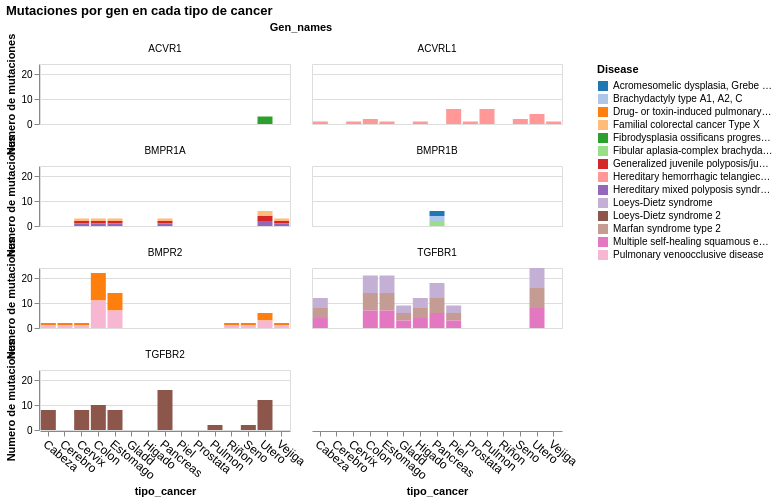

The cell this chart's notebook holds for it:
### Code cell
alt.Chart(df_cross_variations
).transform_aggregate(
    unique_aa_mutation='distinct(aa_mutation)',
    groupby=['Gen_names','tipo_cancer', 'aa_mutation', 'Disease']
).mark_bar().encode(
    x=alt.X('tipo_cancer',axis=alt.Axis(
              labelAngle=40, labelFontSize=12)),
    y=alt.Y('count(unique_aa_mutation):Q').title('Numero de mutaciones'),
    facet=alt.Facet('Gen_names').columns(2),
    color=alt.Color('Disease', scale=alt.Scale(scheme='category20')),
    tooltip=['Gen_names', 'tipo_cancer', 'count(unique_aa_mutation):Q','Disease']
).properties(
    title='Mutaciones por gen en cada tipo de cancer',
    width=250,
    height=60
)

### Figure 1 — Vega-Lite specification as saved in the notebook (floating-point values rounded to 4 significant figures; data arrays with more than 128 entries replaced by an {"elided": "..."} marker saying what was removed)
{"config": {"view": {"continuousWidth": 300, "continuousHeight": 300}}, "data": {"name": "data-fe4ebe6da531f1fe67d98fb4cfdd84f9"}, "mark": {"type": "bar"}, "encoding": {"color": {"field": "Disease", "scale": {"scheme": "category20"}, "type": "nominal"}, "facet": {"columns": 2, "field": "Gen_names", "type": "nominal"}, "tooltip": [{"field": "Gen_names", "type": "nominal"}, {"field": "tipo_cancer", "type": "nominal"}, {"aggregate": "count", "field": "unique_aa_mutation", "type": "quantitative"}, {"field": "Disease", "type": "nominal"}], "x": {"axis": {"labelAngle": 40, "labelFontSize": 12}, "field": "tipo_cancer", "type": "nominal"}, "y": {"aggregate": "count", "field": "unique_aa_mutation", "title": "Numero de mutaciones", "type": "quantitative"}}, "height": 60, "title": "Mutaciones por gen en cada tipo de cancer", "transform": [{"aggregate": [{"op": "distinct", "field": "aa_mutation", "as": "unique_aa_mutation"}], "groupby": ["Gen_names", "tipo_cancer", "aa_mutation", "Disease"]}], "width": 250, "$schema": "https://vega.github.io/schema/vega-lite/v5.17.0.json", "datasets": {"data-fe4ebe6da531f1fe67d98fb4cfdd84f9": {"elided": "305 records"}}}
